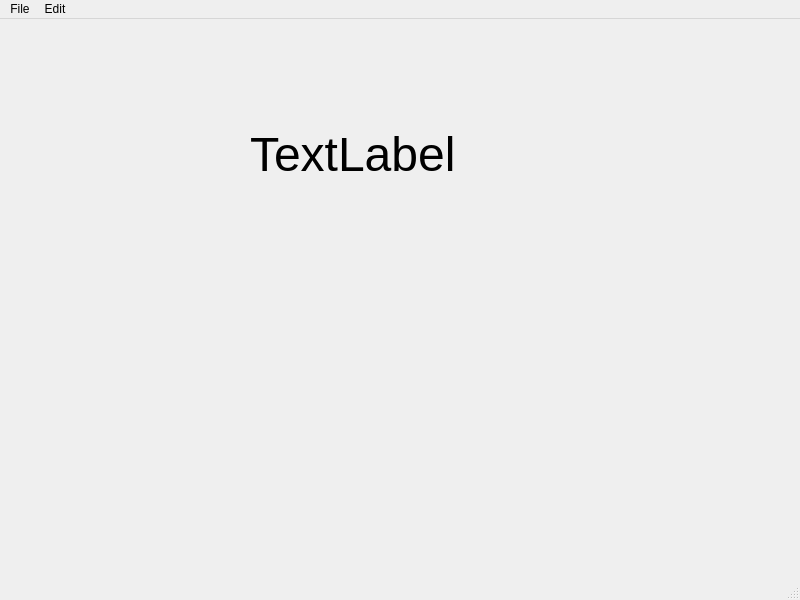
<?xml version="1.0" encoding="UTF-8"?>
<ui version="4.0">
 <class>MainWindow</class>
 <widget class="QMainWindow" name="MainWindow">
  <property name="geometry">
   <rect>
    <x>0</x>
    <y>0</y>
    <width>800</width>
    <height>600</height>
   </rect>
  </property>
  <property name="windowTitle">
   <string>MainWindow</string>
  </property>
  <widget class="QWidget" name="centralwidget">
   <widget class="QLabel" name="label">
    <property name="geometry">
     <rect>
      <x>250</x>
      <y>60</y>
      <width>261</width>
      <height>151</height>
     </rect>
    </property>
    <property name="font">
     <font>
      <pointsize>36</pointsize>
     </font>
    </property>
    <property name="text">
     <string>TextLabel</string>
    </property>
   </widget>
  </widget>
  <widget class="QMenuBar" name="menubar">
   <property name="geometry">
    <rect>
     <x>0</x>
     <y>0</y>
     <width>800</width>
     <height>30</height>
    </rect>
   </property>
   <widget class="QMenu" name="menuFile">
    <property name="title">
     <string>File</string>
    </property>
    <addaction name="actionNew"/>
    <addaction name="actionSave"/>
   </widget>
   <widget class="QMenu" name="menuEdit">
    <property name="title">
     <string>Edit</string>
    </property>
    <addaction name="actionCopy"/>
    <addaction name="actionPaste"/>
   </widget>
   <addaction name="menuFile"/>
   <addaction name="menuEdit"/>
  </widget>
  <widget class="QStatusBar" name="statusbar"/>
  <action name="actionNew">
   <property name="text">
    <string>New</string>
   </property>
   <property name="statusTip">
    <string>Create a new file</string>
   </property>
   <property name="shortcut">
    <string>Ctrl+N</string>
   </property>
  </action>
  <action name="actionSave">
   <property name="text">
    <string>Save</string>
   </property>
   <property name="statusTip">
    <string>Save a file</string>
   </property>
   <property name="shortcut">
    <string>Ctrl+S</string>
   </property>
  </action>
  <action name="actionCopy">
   <property name="text">
    <string>Copy</string>
   </property>
   <property name="statusTip">
    <string>Copy</string>
   </property>
   <property name="shortcut">
    <string>Ctrl+C</string>
   </property>
  </action>
  <action name="actionPaste">
   <property name="text">
    <string>Paste</string>
   </property>
   <property name="statusTip">
    <string>Paste</string>
   </property>
  </action>
 </widget>
 <resources/>
 <connections/>
</ui>
